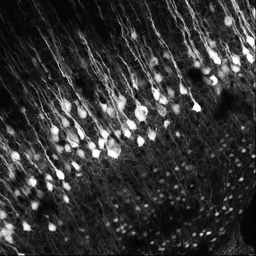
#> input picture data/cells.png, 256 x 256 px, shrunk from 512 x 512 before the run
$ jupyter execute --allow-errors fourier.ipynb
#> lines starting #> are read from the running program, lines starting #| are printed output that depends on the picture
# [Lab Session 3](fourier.ipynb)

[cell 1]
import numpy as np
import matplotlib.pyplot as plt

from skimage.transform import resize

**[Task 1 (a).]()** Load the first image, resize it to (256, 256) and display it.

[cell 2]
cell_img = plt.imread('data/cells.png')
#> cell_img is the input picture: shape (256, 256) float32; min 0, max 1, mean 0.206
cell_img.resize(256, 256)

**[Task 1 (b).]()** Apply the fast Fourier transform and check the data type of the result.

[cell 3]
cell_ft = np.fft.fft2(cell_img)
cell_ft.dtype

**[Task 1 (c).]()** Extract the phase and amplitude and display them.

[cell 4]
amplitude = np.abs(cell_ft)
phase = np.angle(cell_ft)
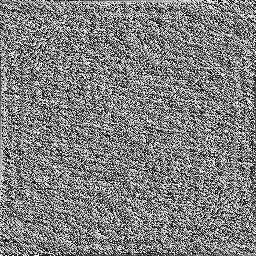
#> phase: shape (256, 256) float64; min -3.14, max 3.14, mean 4.79e-05; drawn with min black and max white

[cell 5]
plt.figure()
plt.subplot(1, 2, 1)
plt.imshow(np.log(amplitude), 'gray')
plt.subplot(1, 2, 2)
plt.imshow(phase, 'gray')

**[Task 1 (d).]()** Do a shift so that zero is displayed in the center of the image and show amplitude and phase again.

[cell 6]
#shift the zero components to the center of the spectral image
shift_cell_ft = np.fft.fftshift(cell_ft)

shift_amplitude = np.abs(shift_cell_ft)
shift_phase = np.angle(shift_cell_ft)
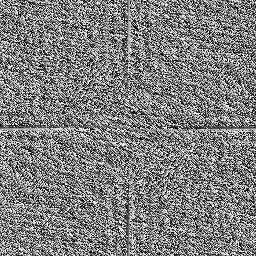
#> shift_phase: shape (256, 256) float64; min -3.14, max 3.14, mean 4.79e-05; drawn with min black and max white

plt.figure()
plt.subplot(1, 2, 1)
plt.imshow(np.log(shift_amplitude), 'gray')
plt.subplot(1, 2, 2)
plt.imshow(shift_phase, 'gray')

**[Task 1 (e).]()** Apply the inverse FFT and display the restored image.

[cell 7]
#inverse fast Fourier transform (IFFT) without reverse shift beforehand
inverse_shift_cell_ft = np.fft.ifft2(shift_cell_ft)

inverse_shift_amplitude = np.abs(inverse_shift_cell_ft)
inverse_shift_phase = np.angle(inverse_shift_cell_ft)
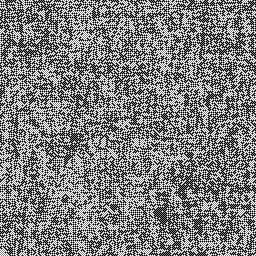
#> inverse_shift_phase: shape (256, 256) float64; min -3.14, max 3.14, mean -0.00673; drawn with min black and max white


plt.figure()
plt.subplot(1, 2, 1)
plt.imshow(np.log(inverse_shift_amplitude), 'gray')
plt.subplot(1, 2, 2)
plt.imshow(inverse_shift_phase, 'gray')

[cell 8]
#correct on original img without
#  through np.fft.ifftshift
inverse_shift_cell_ft = np.fft.ifft2(cell_ft)

inverse_shift_amplitude = np.abs(inverse_shift_cell_ft)
inverse_shift_phase = np.angle(inverse_shift_cell_ft)

plt.figure()
plt.subplot(1, 2, 1)
plt.imshow(np.log(inverse_shift_amplitude), 'gray')
plt.subplot(1, 2, 2)
plt.imshow(inverse_shift_phase, 'gray')

---

**[Task 2 (a).]()** Load the brain CT image.

[cell 9]
brain_img = plt.imread('/workspaces/BioinfoRohr/data/brain_ct.png')
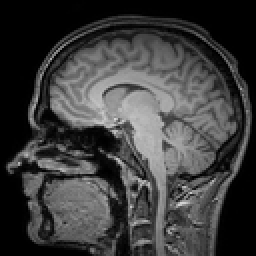
#> input picture data/brain_ct.png, 128 x 128 px, shrunk from 256 x 256 before the run, found by its file name (shown 2 times larger)
#> brain_img is the input picture: shape (128, 128) float32; min 0, max 0.839, mean 0.239

**[Task 2 (b).]()** Apply the FFT, do a shift, extract amplitude and phase.

[cell 10]
brain_ft = np.fft.fft2(brain_img)

amplitude_brain = np.abs(brain_ft)
phase_brain = np.angle(brain_ft)
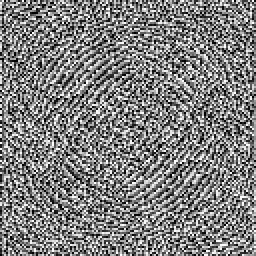
#> phase_brain: shape (128, 128) float64 (shown 2 times larger); min -3.14, max 3.14, mean 0.000383; drawn with min black and max white

shift_brain_ft = np.fft.fftshift(brain_ft)

shift_amplitude_brain = np.abs(shift_brain_ft)
shift_phase_brain = np.angle(shift_brain_ft)
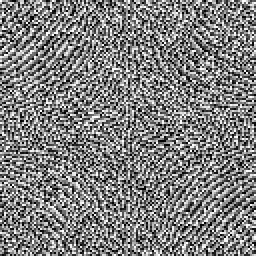
#> shift_phase_brain: shape (128, 128) float64 (shown 2 times larger); min -3.14, max 3.14, mean 0.000383; drawn with min black and max white

[cell 11]
def to_complex_array(amplitude_array, phase_array):
    return amplitude_array * np.exp(1j * phase_array)

**[Task 2 (c).]()** Merge the amplitude of the brain CT and the phase of cell image. Do the IFFT and display the resulting image.

#> (a cell that did not finish here is left out)

**[Task 2 (d).]()** Repeat this with the amplitude of the cells and the phase of the brain.

#> (a cell that did not finish here is left out)

---

**[Task 3 (a).]()** Create a lowpass filter mask.

[cell 14]
filter_window_size = 50

[cell 15]
array_zeros = np.zeros(np.shape(brain_img))
array_zeros.shape

# Calculate the center of the image
center_y, center_x = np.shape(brain_img)[0] // 2, np.shape(brain_img)[1] // 2
#> center_y = 64; center_x = 64

# Calculate the half sizes of the filter window
half_window_y, half_window_x = filter_window_size // 2, filter_window_size // 2

# Insert a rectangle of ones at the center of the mask
array_zeros[center_y - half_window_y:center_y + half_window_y, center_x - half_window_x:center_x + half_window_x] = 1

# Display the mask to check if only the center contains ones
plt.imshow(array_zeros, "grey")
plt.show()

**[Task 3 (b).]()** Create a highpass filter maks.

[cell 16]
array_zeros = np.zeros(np.shape(brain_img))
array_zeros.shape

# Mitte des Bildes finden
center_y, center_x = np.shape(brain_img)[0] // 2, np.shape(brain_img)[1] // 2

# Mitte des Filters finden
half_window_y, half_window_x = filter_window_size // 2, filter_window_size // 2

# Quadrat mit 1 in der Mitte -> 50 groß
array_zeros[center_y - half_window_y:center_y + half_window_y, center_x - half_window_x:center_x + half_window_x] = 1

# high pass filter = 1 - low pass filter
high_pass_filter = 1- array_zeros
plt.imshow(high_pass_filter, "grey")
plt.show()

**[Task 3 (c).]()** Apply the lowpass and highpass filter mask to the amplitude of the brain and display the results.

[cell 17]
# array_zeros = low pass filter
low_pass_brain_amp = shift_amplitude_brain * array_zeros
high_pass_brain_amp = shift_amplitude_brain * high_pass_filter
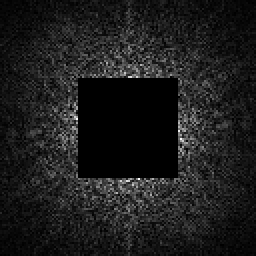
#> high_pass_brain_amp: shape (128, 128) float64 (shown 2 times larger); min 0, max 43.23, mean 4.8; drawn with min black and max white

plt.figure()

plt.subplot(1, 3, 1)
plt.imshow(np.log(shift_amplitude_brain), 'gray')
plt.title('without filter')

plt.subplot(1, 3 , 2)
plt.imshow(np.log(low_pass_brain_amp), 'gray')
plt.title('low pass filter')

plt.subplot(1, 3 , 3)
plt.imshow(np.log(high_pass_brain_amp), 'gray')
plt.title('high pass filter')
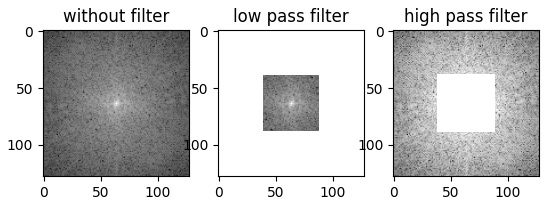
#> figure drawn by matplotlib, 3 panels

**[Task 3 (d).]()** Apply the mask to the amplitude, merge the result with the phase and restore the image.

[cell 18]
# low pass filter
low_pass_rev = to_complex_array(low_pass_brain_amp, shift_phase_brain)
#reverse shift
bs_low_pass = np.fft.ifftshift(low_pass_rev)
#in Ortsraum von Frequenzraum
rev_ft_low_pass = np.fft.ifft2(bs_low_pass)
#reale Werte extrahieren, da der imaginäre Teil irrelevant ist
rev_ft_low_pass_real = rev_ft_low_pass.real
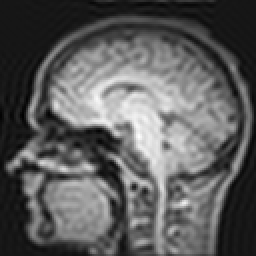
#> rev_ft_low_pass_real: shape (128, 128) float64 (shown 2 times larger); min -0.0765, max 0.796, mean 0.239; drawn with min black and max white
# Bild anzeigen
plt.subplot(1,2,1)
plt.imshow(rev_ft_low_pass_real, 'gray')

# high pass filter
high_pass_rev = to_complex_array(high_pass_brain_amp, shift_phase_brain)
bs_high_pass = np.fft.ifftshift(high_pass_rev)
rev_ft_high_pass = np.fft.ifft2(bs_high_pass)
rev_ft_high_pass_real = rev_ft_high_pass.real
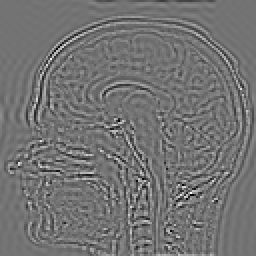
#> rev_ft_high_pass_real: shape (128, 128) float64 (shown 2 times larger); min -0.285, max 0.344, mean -3.25e-19; drawn with min black and max white
plt.subplot(1,2,2)
plt.imshow(rev_ft_high_pass_real, 'gray')

---

**[Task 4 (a).]()** Implement a function that computes the 2D-DFT.

[cell 19]
dft = np.zeros(np.shape(brain_img), dtype=complex)
dft

def dft(img):
    M, N = img.shape
#> M = 128; N = 128
    dft_result = np.zeros((M, N), dtype=complex)
    for u in range(M):
        for v in range(N):
            sum_value = 0
            for x in range(M):
                for y in range(N):
                    sum_value += img[x, y] * np.exp(-2j * np.pi * ((u * x / M) + (v * y / N)))
            dft_result[u, v] = sum_value / (M * N)
    return dft_result

dft(brain_img)
